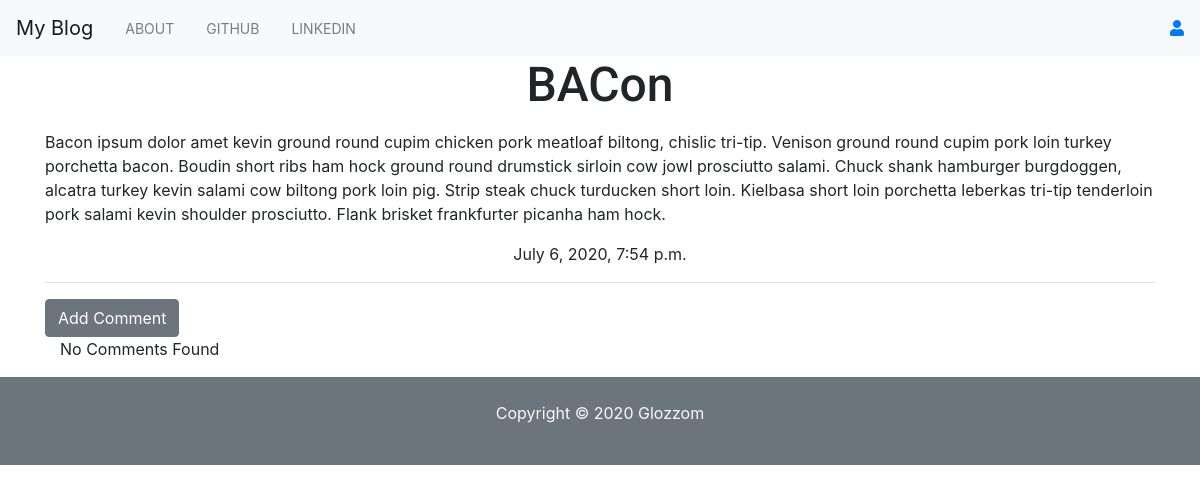
Screenshot of /post/3 with the database file from the repository.
### blog/models.py (models this page shows, shortened)
class Post(models.Model):
    author = models.ForeignKey('auth.User', on_delete=models.DO_NOTHING)
    title = models.CharField(max_length=256)
    text = models.TextField()
    created_date = models.DateTimeField(default=timezone.now())
    published_date = models.DateTimeField(blank=True, null=True)

### blog/views.py (the view)
# urls.py: path('post/<int:pk>', views.PostDetailView.as_view(), name='post_detail'),
class PostDetailView(DetailView):
    model = Post

### blog/templates/blog/post_detail.html (shortened to what this page needs)
{% extends 'blog/base.html' %}
{% block content %}
<div class="container">
    <h1 class="posttitle">{{post.title}}</h1>
    <p class="postcontent">{{post.text|safe|linebreaks}}</p>
    {% if post.published_date %}
    <div class="date postdate">{{post.published_date}}</div>
    {% else %}
    <a href="{% url 'post_publish' pk=post.pk%}" class="btn btn-primary">Publish</a>
    {% endif %}
    <hr>
    <a href="{% url 'add_comment_to_post' pk=post.pk %}" class="btn btn-secondary btn-comment">Add Comment</a>
    <div class="container">
        {% for comment in post.comments.all %}
        <br>
        {% if user.is_authenticated or comment.approved_comment %}
        {{comment.created_date}}
        {% if not comment.approved_comment %}
        <a href="{% url 'approve_comment' pk=comment.pk %}" class="btn btn-success">
            <i class="fa fa-check" aria-hidden="true"></i>
        </a>
        <a href="{% url 'remove_comment' pk=comment.pk %}" class="btn btn-danger">
            <i class="fa fa-trash" aria-hidden="true"></i>
        </a>
        {% endif %}
        <h3>{{comment.author}} says:</h3>
        <p>{{comment.text|safe|linebreaks}}</p>
        {% endif %}
        {% empty %}
        <p>No Comments Found</p>
        {% endfor %}
    </div>
</div>
{% endblock  %}

### blog/static/css/style.css (style rules this page uses)
body { overflow-x: hidden; }
.postdate { text-align: center; }
.posttitle { font-family: "Roboto", sans-serif; font-size: 3em; text-align: center; }
.postcontent { font-family: "Noto Sans JP", sans-serif; font-size: 2em; }

### rows the page displays
Post: title "BACon", text "Bacon ipsum dolor amet kevin ground round cupim chicken pork meatloaf biltong, chislic tri-tip. Venison ground round cupim pork loin turkey porchetta bacon. Boudin short ribs ham hock ground round drumstick sirloin cow jowl prosciutto salami. Chuck shank hamburger burgdoggen, alcatra turkey kevin salami cow biltong pork loin pig. Strip steak chuck turducken short loin. Kielbasa short loin porchetta leberkas tri-tip tenderloin pork salami kevin shoulder prosciutto. Flank brisket frankfurter picanha ham hock.", published_date "July 6, 2020, 7:54 p.m."
